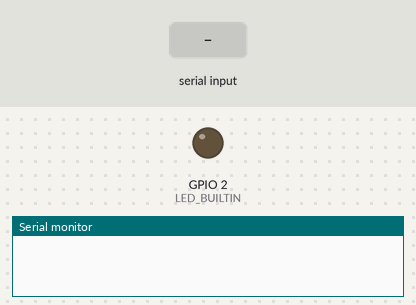
Simulated run of this sketch. Board: ESP32. Parts: output pins drawn as LEDs (lit = HIGH), the last lines printed to the serial monitor. Dashed ring = blinking. Inputs (shaded band) come from the test bench.

Above: at 0.0 s.
At 3.2 s:
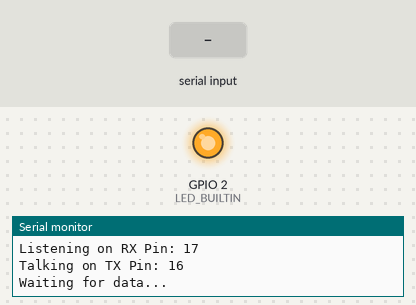
3.3 s: "1\n" received over the second serial link
At 3.45 s:
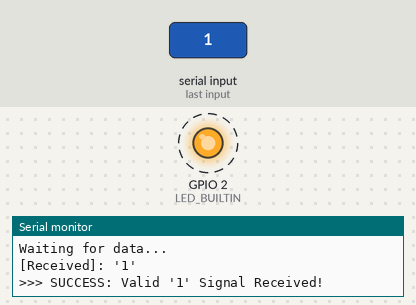
4.8 s: "0\n" received over the second serial link
Timing chart, 0 to 7.8 s (numbered marks = the images above; inputs shaded):
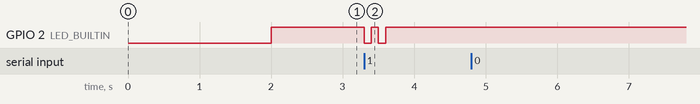

The sketch:

wristtagesp32.ino
```cpp
/*
 * Receiver Code for Seeed Studio XIAO ESP32 (S3 or C6)
 * Connects to Arduino Uno via UART (Serial)
 * * DEBUGGING MODE ENABLED
 */

#include <HardwareSerial.h>

// --- Pin Definitions ---
// Automatically detect board type to set correct pins
#if defined(ARDUINO_XIAO_ESP32S3)
  #define RX_PIN 44 // D7 on S3
  #define TX_PIN 43 // D6 on S3
  #define BOARD_NAME "XIAO S3"
#elif defined(ARDUINO_XIAO_ESP32C6)
  #define RX_PIN 17 // D7 on C6
  #define TX_PIN 16 // D6 on C6
  #define BOARD_NAME "XIAO C6"
#else
  #define RX_PIN 17
  #define TX_PIN 16
  #define BOARD_NAME "Unknown ESP32"
#endif

HardwareSerial arduinoSerial(1);

unsigned long lastDebugTime = 0;

void setup() {
  // 1. Start USB Serial (Computer Connection)
  Serial.begin(115200);

  // Give you time to open the monitor
  delay(2000);

  // 2. Start Arduino Connection
  // CHANGED TO 4800 BAUD: This is more stable for SoftwareSerial on the Arduino side
  // IMPORTANT: You MUST change espSerial.begin(9600) to espSerial.begin(4800) on the Arduino!
  arduinoSerial.begin(4800, SERIAL_8N1, RX_PIN, TX_PIN);

  pinMode(LED_BUILTIN, OUTPUT);
  digitalWrite(LED_BUILTIN, HIGH);

  Serial.println("\n--- ESP32 DIAGNOSTIC START ---");
  Serial.print("Board Detected: "); Serial.println(BOARD_NAME);
  Serial.print("Listening on RX Pin: "); Serial.println(RX_PIN);
  Serial.print("Talking on TX Pin: "); Serial.println(TX_PIN);
  Serial.println("Waiting for data...");
}

void loop() {
  // --- 1. Read Data ---
  if (arduinoSerial.available()) {
    // Read raw string
    String rawData = arduinoSerial.readStringUntil('\n');
    rawData.trim(); // Remove whitespace

    // DEBUG: Print EXACTLY what we received
    Serial.print("[Received]: '");
    Serial.print(rawData);
    Serial.println("'");

    if (rawData == "1") {
      Serial.println(">>> SUCCESS: Valid '1' Signal Received!");
      blinkLED();
    } else if (rawData.length() > 0) {
      Serial.println(">>> WARNING: Received garbage data. Check GND wire or Baud Rate.");
    }
  }

  // --- 2. Heartbeat (Alive Check) ---
  // Prints a dot every 5 seconds just to show the board is running
  if (millis() - lastDebugTime > 5000) {
    Serial.print(".");
    lastDebugTime = millis();
  }
}

void blinkLED() {
  digitalWrite(LED_BUILTIN, LOW);
  delay(100);
  digitalWrite(LED_BUILTIN, HIGH);
  delay(100);
  digitalWrite(LED_BUILTIN, LOW);
  delay(100);
  digitalWrite(LED_BUILTIN, HIGH);
}
```

Measured:
- after the input at 3.3 s, GPIO 2 (LED_BUILTIN): alternates HIGH for 0.10 s and LOW for 0.10 s, 4 changes in all, then stays HIGH, starting at once
